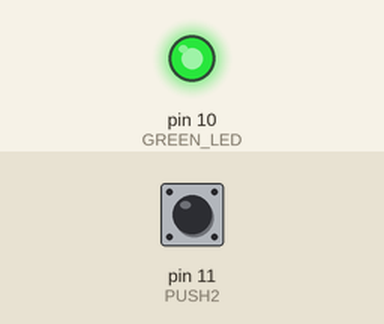
This sketch was run on a simulated Arduino Uno, built with avr-gcc and run on an emulated ATmega328P. Shown: output pins drawn as LEDs (lit = HIGH). The inputs (shaded band) are chosen by the test bench; at power-on: pin 11 (PUSH2) HIGH.

Above: at 1.2 s.
1.3 s: pin 11 (PUSH2) pulled LOW for 0.15 s
At 1.42 s:
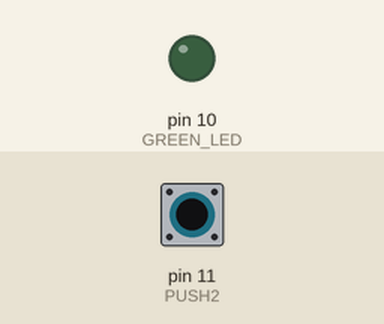
2.9 s: pin 11 (PUSH2) pulled LOW for 3.2 s
At 7.5 s:
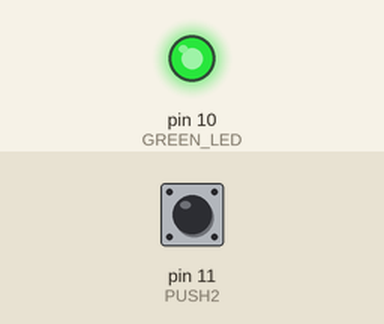
Timing chart, 0 to 9.0 s (numbered marks = the images above; inputs shaded):
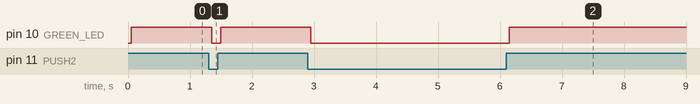

The sketch:

Debounce.ino
```cpp
// Sometimes buttons are "flaky" and need "debouncing" as a means of filtering out accidental triggers
// This is like solving the "elevator button" problem

// Define LED pin aliases for CC3200-LAUNCHXL
// From Hardware datasheet: http://www.ti.com/lit/ug/swru372b/swru372b.pdf
#define RED_LED 29
#define YELLOW_LED 9
#define GREEN_LED 10
#define PUSH2 11

// variables will change:
int button_state = 0; // Use this to store the button status
int LED_state = HIGH;         // the current state of the output pin
int previous_state = LOW;   // The value of the input pin sample from the previous loop
long lastDebounceTime = 0; // Create a long to store the button press time in ms (the long avoids overflow)
long debounceDelay = 50; // This variable is the "spread" of time between button checks - play with it to see what it does!

void setup() {
  pinMode(GREEN_LED, OUTPUT);  // Initialize the pin as an output
  pinMode(PUSH2, INPUT_PULLUP); // Initialize pin as digital input. We configure a "pull up" resistor to make the input more stable
}

void loop() {
  int sample = digitalRead(PUSH2); // Read the switch value into a local variable

  if (sample != previous_state) { // Check if the current state differs from that of the previous sample
    lastDebounceTime = millis(); // Reset the "debouncing" timer
  }

  if ((millis() - lastDebounceTime) > debounceDelay) { // Check the sample to see if it's been consistent for longer than the debouncing (denoising) delay
    button_state = sample; // If it's been stable long enough, take the value as true
  }

  digitalWrite(GREEN_LED, button_state); // Set the LED state to match that of the button

  previous_state = sample; // Save the current sample as the previous for use at the next iteration of the loop
}
```

Measured:
- after the input at 1.3 s, pin 10 (GREEN_LED): HIGH → LOW after 0.05 s, → HIGH 0.15 s later
- after the input at 2.9 s, pin 10 (GREEN_LED): HIGH → LOW after 0.05 s, → HIGH 3.2 s later
